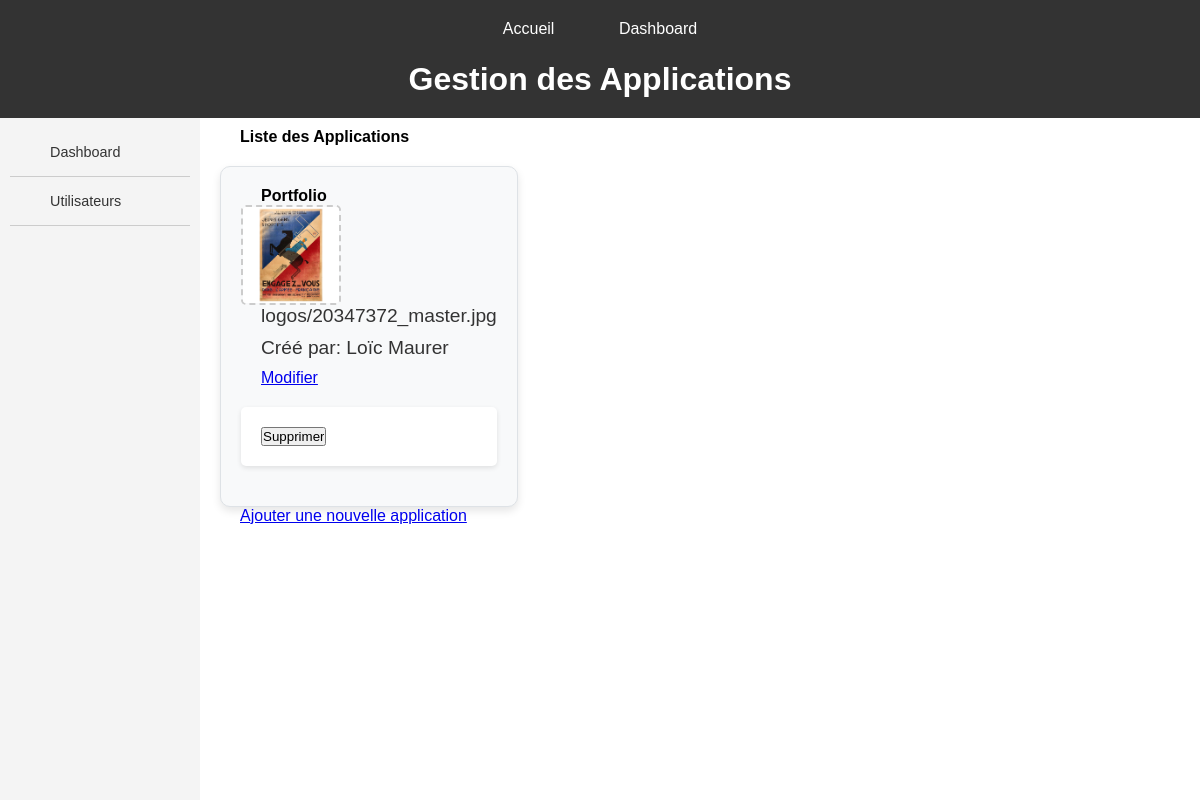
Page /applications/home/ on the earlier database version.
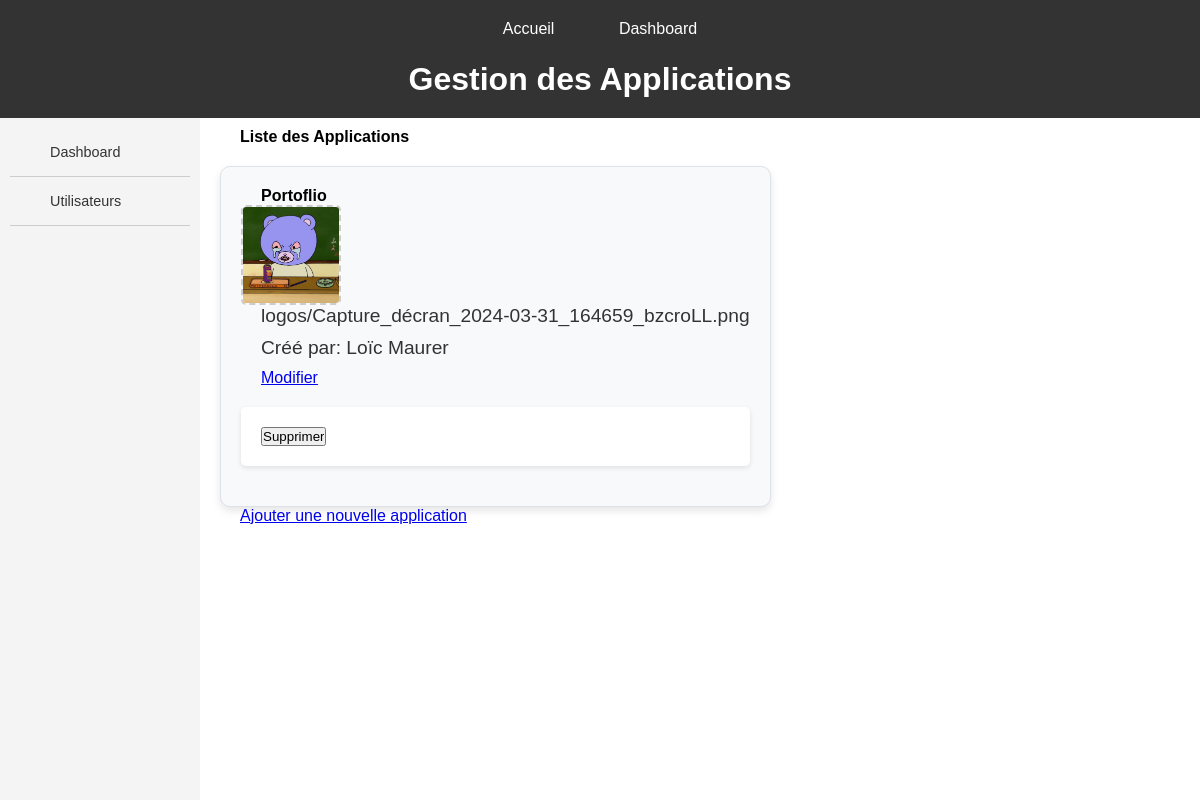
Same page on the later database version.
### servops/models.py (models this page shows)
class Application(models.Model):
    name = models.CharField(max_length=200)
    logo = models.ImageField(upload_to='logos/')
    user = models.ForeignKey(ServUser, on_delete=models.CASCADE, related_name='applications')
    services = models.ManyToManyField(Service, related_name='applications')
    launch_server = models.ForeignKey(Server, on_delete=models.CASCADE, related_name='applications')

class ServUser(models.Model):
    first_name = models.CharField(max_length=100)
    last_name = models.CharField(max_length=100)
    email = models.EmailField(unique=True)
    def __str__(self):
        return self.first_name + ' ' + self.last_name

### servops/views.py (the view)
# urls.py: path('applications/home/', views.applications_home, name='applications_home'),
def applications_home(request):
    applications = Application.objects.all()
    return render(request, 'servops/CRUD/CRUD_applications/home.html', {'applications': applications})

### servops/templates/servops/CRUD/CRUD_applications/home.html (shortened to what this page needs)
{% extends 'servops/MAIN/main_dashboard.html' %}
{% block header %}Gestion des Applications{% endblock %}
{% block sidebar %}
    <li><a href="{% url 'dashboard'%}">Dashboard</a></li>
    <li><a href="{% url 'users_crud'%}">Utilisateurs</a></li>
{% endblock %}
{% block content %}
<h2>Liste des Applications</h2>
<div class="container">
    {% for application in applications %}
    <div class="service-box">
        <h3>{{ application.name }}</h3>
        <img src="{{ application.logo.url }}" alt="{{ application.name }}" class="image-upload">
        <p>{{application.logo}}</p>
        <p>Créé par: {{ application.user }}</p>
        <a href="{% url 'update_application' application.id %}">Modifier</a>
        <form action="{% url 'delete_application' application.id %}" method="post">
            <input type="submit" value="Supprimer">
        </form>
    </div>
    {% endfor %}
</div>
<a href="{% url 'create_application' %}">Ajouter une nouvelle application</a>
{% endblock %}

Differences in the rows shown:
changed Application "Loïc Maurer": name "Portfolio" → "Portoflio"; logo: a different picture; logo "logos/20347372_master.jpg" → "logos/Capture_décran_2024-03-31_164659_bzcroLL.png"
